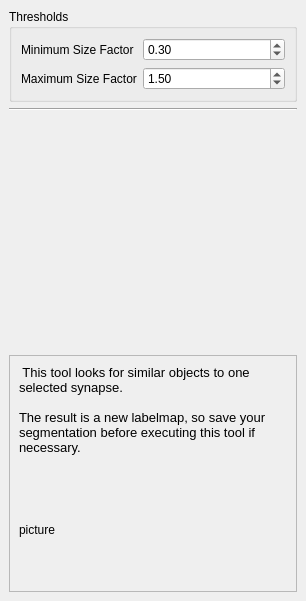
<?xml version="1.0" encoding="UTF-8"?>
<ui version="4.0">
 <class>DockWidget</class>
 <widget class="QDockWidget" name="DockWidget">
  <property name="geometry">
   <rect>
    <x>0</x>
    <y>0</y>
    <width>306</width>
    <height>601</height>
   </rect>
  </property>
  <property name="allowedAreas">
   <set>Qt::LeftDockWidgetArea</set>
  </property>
  <property name="windowTitle">
   <string>Automatic Segmentation</string>
  </property>
  <widget class="QWidget" name="dockWidgetContents">
   <layout class="QVBoxLayout" name="verticalLayout_4">
    <item>
     <widget class="QGroupBox" name="groupBox">
      <property name="title">
       <string>Thresholds</string>
      </property>
      <layout class="QVBoxLayout" name="verticalLayout_3">
       <item>
        <layout class="QFormLayout" name="formLayout">
         <item row="1" column="0">
          <widget class="QLabel" name="label_3">
           <property name="text">
            <string>Minimum Size Factor</string>
           </property>
          </widget>
         </item>
         <item row="1" column="1">
          <widget class="QDoubleSpinBox" name="minimumSpinBox">
           <property name="minimum">
            <double>0.100000000000000</double>
           </property>
           <property name="maximum">
            <double>1.000000000000000</double>
           </property>
           <property name="singleStep">
            <double>0.100000000000000</double>
           </property>
           <property name="value">
            <double>0.300000000000000</double>
           </property>
          </widget>
         </item>
         <item row="2" column="0">
          <widget class="QLabel" name="label_4">
           <property name="text">
            <string>Maximum Size Factor</string>
           </property>
          </widget>
         </item>
         <item row="2" column="1">
          <widget class="QDoubleSpinBox" name="maximumSpinBox">
           <property name="accelerated">
            <bool>true</bool>
           </property>
           <property name="minimum">
            <double>1.000000000000000</double>
           </property>
           <property name="maximum">
            <double>10.000000000000000</double>
           </property>
           <property name="singleStep">
            <double>0.100000000000000</double>
           </property>
           <property name="value">
            <double>1.500000000000000</double>
           </property>
          </widget>
         </item>
        </layout>
       </item>
      </layout>
     </widget>
    </item>
    <item>
     <widget class="Line" name="line">
      <property name="orientation">
       <enum>Qt::Horizontal</enum>
      </property>
     </widget>
    </item>
    <item>
     <spacer name="verticalSpacer">
      <property name="orientation">
       <enum>Qt::Vertical</enum>
      </property>
      <property name="sizeHint" stdset="0">
       <size>
        <width>20</width>
        <height>40</height>
       </size>
      </property>
     </spacer>
    </item>
    <item>
     <widget class="QScrollArea" name="scrollArea">
      <property name="widgetResizable">
       <bool>true</bool>
      </property>
      <widget class="QWidget" name="scrollAreaWidgetContents">
       <property name="geometry">
        <rect>
         <x>0</x>
         <y>0</y>
         <width>284</width>
         <height>175</height>
        </rect>
       </property>
       <layout class="QVBoxLayout" name="verticalLayout_2">
        <item>
         <widget class="QLabel" name="label">
          <property name="text">
           <string>&lt;!DOCTYPE HTML PUBLIC &quot;-//W3C//DTD HTML 4.0//EN&quot; &quot;http://www.w3.org/TR/REC-html40/strict.dtd&quot;&gt;
&lt;html&gt;&lt;head&gt;&lt;meta name=&quot;qrichtext&quot; content=&quot;1&quot; /&gt;&lt;style type=&quot;text/css&quot;&gt;
p, li { white-space: pre-wrap; }
&lt;/style&gt;&lt;/head&gt;&lt;body style=&quot; font-family:'Sans'; font-size:10pt; font-weight:400; font-style:normal;&quot;&gt;
&lt;p style=&quot; margin-top:0px; margin-bottom:0px; margin-left:0px; margin-right:0px; -qt-block-indent:0; text-indent:0px;&quot;&gt;&lt;img src=&quot;:/rsc/dialog-information.svg&quot; style=&quot;float: left;&quot; /&gt; This tool looks for similar objects to one selected synapse.&lt;/p&gt;
&lt;p style=&quot;-qt-paragraph-type:empty; margin-top:0px; margin-bottom:0px; margin-left:0px; margin-right:0px; -qt-block-indent:0; text-indent:0px;&quot;&gt;&lt;/p&gt;
&lt;p style=&quot; margin-top:0px; margin-bottom:0px; margin-left:0px; margin-right:0px; -qt-block-indent:0; text-indent:0px;&quot;&gt;The result is a new labelmap, so save your segmentation before executing this tool if necessary.&lt;/p&gt;&lt;/body&gt;&lt;/html&gt;</string>
          </property>
          <property name="alignment">
           <set>Qt::AlignLeading|Qt::AlignLeft|Qt::AlignTop</set>
          </property>
          <property name="wordWrap">
           <bool>true</bool>
          </property>
         </widget>
        </item>
        <item>
         <widget class="QLabel" name="picture_label">
          <property name="text">
           <string>picture</string>
          </property>
         </widget>
        </item>
       </layout>
      </widget>
     </widget>
    </item>
   </layout>
  </widget>
 </widget>
 <resources>
  <include location="editor.qrc"/>
 </resources>
 <connections/>
</ui>
